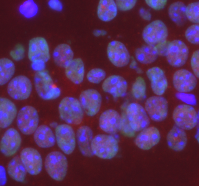
#> input picture example/image.png, 199 x 186 px
$ python main.py ../../example/image.png
#> lines starting #> are read from the running program, lines starting #| are printed output that depends on the picture
#!/usr/bin/env python3
# -*- coding: utf-8 -*-
"""
Created on Sat Oct 21 13:59:39 2017

@author: epicodic
"""

import matplotlib
from matplotlib.backend_bases import NavigationToolbar2

matplotlib.use("Qt5Agg")
import math
import os
import sys
from enum import Enum
from typing import Any, TextIO

import matplotlib.pyplot as plt
import numpy as np
import numpy.typing as npt
import skimage.draw
from imageio.v2 import imread
from matplotlib import colors
from matplotlib.artist import Artist
from matplotlib.lines import Line2D
from matplotlib.patches import Polygon
from matplotlib.text import Text
from scipy.interpolate import CubicSpline


# [25 lines left out: functions dist_point_to_segment, color_for_class, not called in this run]


class PolygonInteractor(object):
    """
    An polygon editor.

    Key-bindings

      't' toggle vertex markers on and off.  When vertex markers are on,
          you can move them, delete them

      'd' delete the vertex under point

      'i' insert a vertex at point.  You must be within epsilon of the
          line connecting two existing vertices

    """

    showverts = True
    epsilon = 5  # max pixel distance to count as a vertex hit

    # [39 lines left out: functions __init__, remove, not called in this run]

    def __del__(self) -> None:
        # print ("deling", self)
        pass

    # [124 lines left out: functions draw_callback, poly_changed, get_ind_under_point, button_press_callback, button_release_callback, key_press_callback and 2 more, not called in this run]


class Mode(Enum):
    IDLE = 1
    CREATE = 2
    EDIT = 3


class ImageToggle(Enum):
    FULL = 0
    R = 1
    G = 2
    B = 3
    RN = 4


class Label:
    # [8 lines left out: function __init__, not called in this run]


def _active_tool(canvas: Any) -> str:
    toolbar = canvas.manager.toolbar
    assert isinstance(toolbar, NavigationToolbar2)
    return toolbar.mode.value


class Tool(object):
    def __init__(self, filename: str) -> None:

#> called with filename = '../../example/image.png'
        self.mode: Mode = Mode.IDLE

        self.filename: str = filename
        self.im_raw: npt.NDArray[Any] = imread(filename, mode="RGBA")
#> self.im_raw is the input picture: shape (186, 199, 4); mean R, G, B, A 83.3, 41.9, 90.5, 255

        self.im_r: npt.NDArray[Any] = self.im_raw[:, :, 0]
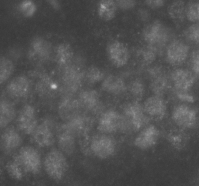
#> self.im_r: shape (186, 199); min 56, max 198, mean 83.3
        self.im_r_norm: colors.LogNorm = colors.LogNorm(
            self.im_r.mean() + 0.5 * self.im_r.std(), self.im_r.max(), clip=True
        )

        self.im_g: npt.NDArray[Any] = self.im_raw[:, :, 1]
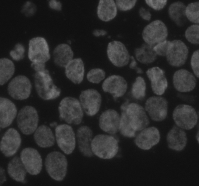
#> self.im_g: shape (186, 199); min 14, max 127, mean 41.9
        self.im_b: npt.NDArray[Any] = self.im_raw[:, :, 2]
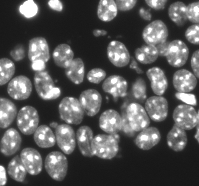
#> self.im_b: shape (186, 199); min 22, max 255, mean 90.5

        self.img_median: npt.NDArray[np.float64] = np.array([0.0, 0.0, 0.0])
        self.img_median[0] = np.median(self.im_r)
        self.img_median[1] = np.median(self.im_g)
        self.img_median[2] = np.median(self.im_b)

        self.fig, self.ax = plt.subplots()
        self.infotext: Text | None = None

        self.fig.tight_layout()
        self.canvas: Any = self.fig.canvas

        self.imgh: Any | None = None
        self.imgtoggle: ImageToggle = ImageToggle.FULL

        self.update_image()

        self.ax.set_ylim(bottom=10000, top=-10000, auto=True)

        self.marks: list[Line2D] = []
        self.clicks: list[tuple[float, float]] = []
        self.p: PolygonInteractor | None = None
        self.labels: list[Label] = []
        self.nextjd: int = 1

        self.edit_label: Label | None = None

        # canvas.mpl_connect('draw_event', self.draw_callback)
        self.canvas.mpl_connect("button_press_event", self.button_press_callback)
        self.canvas.mpl_connect("key_press_event", self.key_press_callback)
        self.canvas.mpl_connect("key_release_event", self.key_release_callback)
        self.canvas.mpl_connect("resize_event", self.resize_callback)

        self.load_labels(filename + ".txt")

        self.update()

    def update_image(self) -> None:
        if self.imgh:
            self.imgh.remove()

        if self.imgtoggle == ImageToggle.FULL:
            self.imgh = self.ax.imshow(self.im_raw)
        elif self.imgtoggle == ImageToggle.R:
            self.imgh = self.ax.imshow(self.im_r, cmap="gray")
        elif self.imgtoggle == ImageToggle.RN:
            self.imgh = self.ax.imshow(self.im_r, cmap="gray", norm=self.im_r_norm)
        elif self.imgtoggle == ImageToggle.G:
            self.imgh = self.ax.imshow(self.im_g, cmap="gray")
        elif self.imgtoggle == ImageToggle.B:
            self.imgh = self.ax.imshow(self.im_b, cmap="gray")
        self.update()

    # [129 lines left out: functions resize_callback, button_press_callback, key_press_callback, not called in this run]

    def key_release_callback(self, event: Any) -> None:
        self.update()

    # [199 lines left out: functions clear_clicks, add_ellipse_from_poly, add_ellipse, to_smooth_poly, draw_label, insert_label and 9 more, not called in this run]

    def update(self) -> None:
        if self.infotext:
            self.infotext.remove()

        text = ""

        if _active_tool(self.canvas) == "PAN/ZOOM":
            text = "PAN: Left drag:  Move image, Right drag: Zoom"
        elif self.mode == Mode.IDLE:
            text = "IDLE: Click: add new label, Double Click: edit existing label"
        elif self.mode == Mode.CREATE:
            text = "CREATE: Click: add next point (%d remaining), Esc: Abort" % (
                3 - len(self.clicks)
            )
        elif self.mode == Mode.EDIT:
            text = "EDIT: Edit ellipse by dragging markers, Space: save changes, Esc: discard changes, Del: remove label"

        textext = "P: Toggle Pan/Zoom mode, X/R: Toggle Tip60 channel, G: Toggle Marker, B: Toggle DAPI"

        self.infotext = plt.figtext(0.02, 0.02, text + "\n" + textext)
        self.canvas.draw()

    # [31 lines left out: function evaluate, not called in this run]
        # self.im_raw[yy,xx,0]=255


def main() -> None:
    plt.rcParams["keymap.back"] = ""
    plt.rcParams["keymap.forward"] = ""
    plt.rcParams["keymap.grid"] = ""
    plt.rcParams["keymap.home"] = "home"
    plt.rcParams["keymap.save"] = ""
    plt.rcParams["keymap.xscale"] = ""
    plt.rcParams["keymap.yscale"] = ""
    plt.rcParams["keymap.zoom"] = ""
    plt.rcParams["keymap.fullscreen"] = ""

    if len(sys.argv) < 2:
        print("Usage: %s <imagefile>" % sys.argv[0])
        sys.exit(1)

    filename = sys.argv[1]
    _tool = Tool(filename)
    plt.show()
    print("Byebye.")


if __name__ == "__main__":
#> (the run stopped early here; a loop or call above may not have finished)
